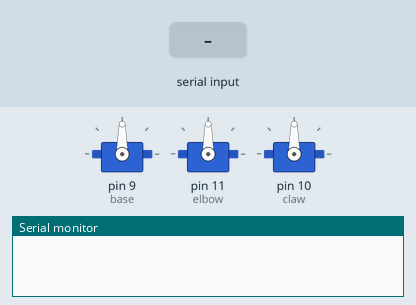
Simulated run of this sketch. Board: Arduino Uno, built with avr-gcc and run on an emulated ATmega328P. On the bench: 3 × servo, the last lines printed to the serial monitor. Inputs (shaded band) come from the test bench.

Above: at 0.1 s.
At 4.2 s:
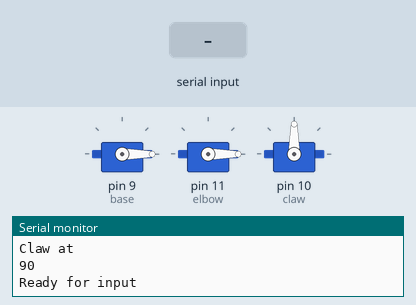
4.3 s: "claw " received over Serial
At 5.6 s:
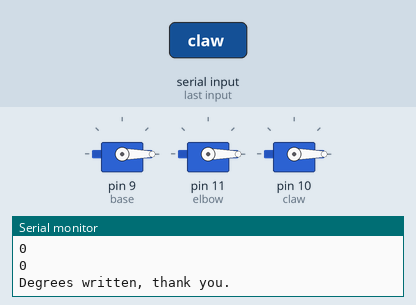
6.8 s: "base " received over Serial
9.8 s: "elbow" received over Serial
Timing chart, 0 to 12.8 s (numbered marks = the images above; inputs shaded):
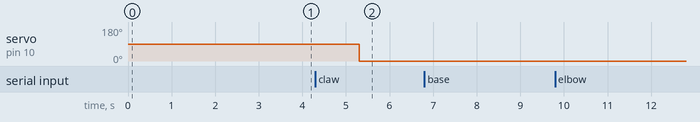

The sketch:

Armduino.ino
```cpp
#include <Servo.h> // this includes the Arduino servo library

Servo base; // pin 9
Servo elbow; // pin 11
Servo claw; // pin 10

int baseDegrees = 0;
int elbowDegrees = 0;
int clawDegrees = 90;
int prevBaseDegrees;
int prevElbowDegrees;
int tempDegree = 0;
int servoWriteSpeed = 10; // this number divided by 1000 is how many times the servo updates per second

String functionStr = "";
String tempDegreeStr = "";
String incomingString = "";

void setup() {
  Serial.begin(9600);
  while (! Serial);
// binding pins
base.attach(9);
elbow.attach(11);
claw.attach(10);
delay(1000);
// resetting positions
base.write(baseDegrees);
Serial.println("Base at ");
Serial.println(baseDegrees);
delay(1000);

elbow.write(elbowDegrees);
Serial.println("Elbow at ");
Serial.println(elbowDegrees);
delay(1000);

claw.write(clawDegrees);
Serial.println("Claw at ");
Serial.println(clawDegrees);

Serial.println("Ready for input");
}

void loop() {

        }

        void serialEvent()
        {
          prevBaseDegrees = baseDegrees;
          prevElbowDegrees = elbowDegrees;
  incomingString = Serial.readString();
   Serial.println("Input Recieved");
   functionStr = incomingString.substring(0, 5);
   tempDegreeStr = incomingString.substring(5, 8);
   Serial.println(functionStr);
   Serial.println(tempDegreeStr);

  if (functionStr == "base ")
  {
    tempDegree = tempDegreeStr.toInt();
    baseDegrees = tempDegree;
    }

    else if (functionStr == "elbow")
    {
       tempDegree = tempDegreeStr.toInt();
       elbowDegrees = tempDegree;
      }

      else if (functionStr == "claw ")
      {
         tempDegree = tempDegreeStr.toInt();
    clawDegrees = tempDegree;
        }

        else if (functionStr == "reset")
        {
          baseDegrees = 0;
          elbowDegrees = 0;
          clawDegrees = 90;
        }

        else
        {
          Serial.println("Invalid input");
        }

        if (elbowDegrees > prevElbowDegrees)
        {
          for (int i = prevElbowDegrees; i <= elbowDegrees; i++)
          {
            delay(servoWriteSpeed);
            elbow.write(i);
          }
        }
        else if (elbowDegrees < prevElbowDegrees)
        {
          for (int i = prevElbowDegrees; i >= elbowDegrees; i--)
          {
            delay(servoWriteSpeed);
            elbow.write(i);
          }
        }
        if (baseDegrees > prevBaseDegrees)
        {
          for (int i = prevBaseDegrees; i <= baseDegrees; i++)
          {
            delay(servoWriteSpeed);
            base.write(i);
          }
        }
        else if (baseDegrees < prevBaseDegrees)
        {
          for (int i = prevBaseDegrees; i >= baseDegrees; i--)
          {
            delay(servoWriteSpeed);
            base.write(i);
          }
        }

        claw.write(clawDegrees);
        Serial.println("");
        Serial.println(baseDegrees);
        Serial.println(elbowDegrees);
        Serial.println(clawDegrees);
        Serial.println("Degrees written, thank you.");
        delay(2000);
        Serial.println("Ready for input");
        }
```

Measured:
- after the input at 4.3 s, servo on pin 10 (claw): 90° → 0° after 1.0 s
